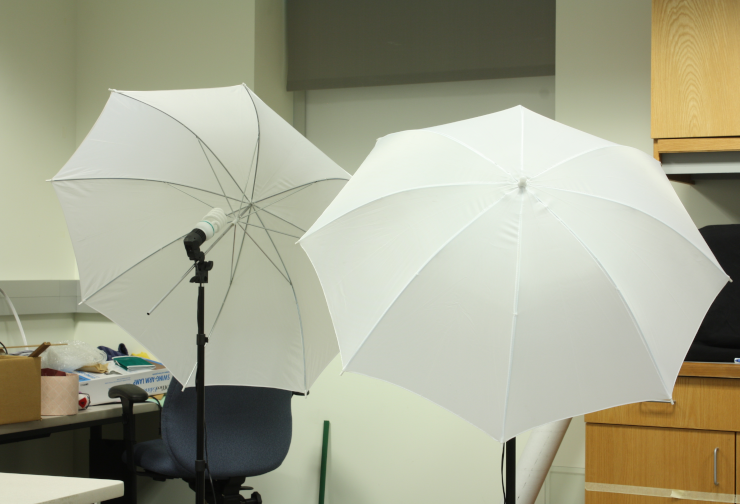
#> input picture umbrellaL.png, 740 x 504 px
$ python Disparity_Map.py
#> lines starting #> are read from the running program, lines starting #| are printed output that depends on the picture
import numpy as np
import cv2
import sys
from mpl_toolkits import mplot3d
from matplotlib import pyplot as plt

numDisparities = 64
blockSize = 5
edgesL = 0
edgesR = 0

# ================================================ #
def getDisparityMap(imL, imR, numDisparities, blockSize):
    stereo = cv2.StereoBM_create(numDisparities=numDisparities, blockSize=blockSize)

    disparity = stereo.compute(imL, imR)
    disparity = disparity - disparity.min() + 1  # Add 1 so we don't get a zero depth, later
    disparity = disparity.astype(np.float32) / 16.0  # Map is fixed point int with 4 fractional bits

    return disparity  # floating point image
# ================================================

baseline = 174.019
doffs = 114.291
focal = 5806.559

# ================================================ #
# [48 lines left out: functions plot, numD, blockS, not called in this run]

# ================================================ #
if __name__ == '__main__':

    # Load left image
    filename = 'umbrellaL.png'
    imgLa = cv2.imread(filename, flags=0)
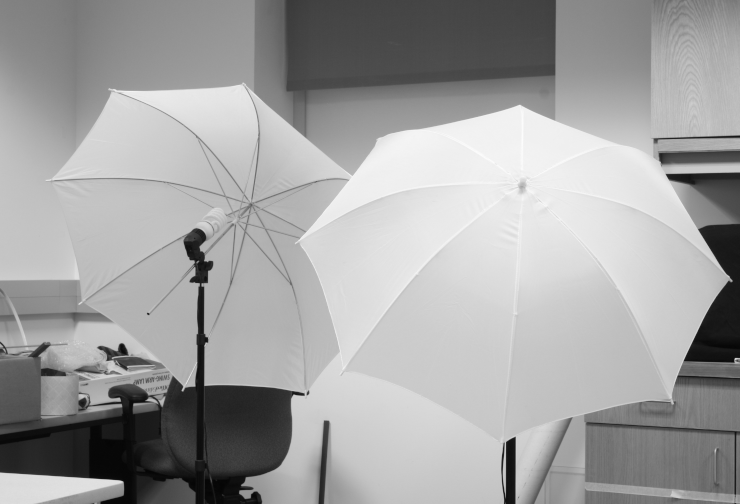
#> imgLa: shape (504, 740); min 5, max 252, mean 161.7
    imgL = cv2.resize(imgLa, (740, 505))
    img_blur = cv2.GaussianBlur(imgL, (3, 3), sigmaX=0, sigmaY=0)
    edgesL = cv2.Canny(image=img_blur, threshold1=50, threshold2=120)
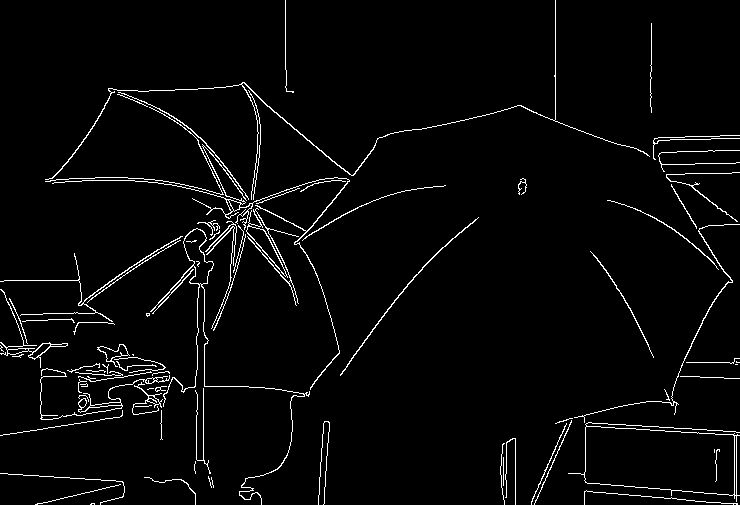
#> edgesL: shape (505, 740); 3.1% white in thin lines or dots

    if imgL is None:
        print('\nError: failed to open {}.\n'.format(filename))
        sys.exit()

    # Load right image
    filename = 'umbrellaR.png'
    imgRa = cv2.imread(filename, flags=0)
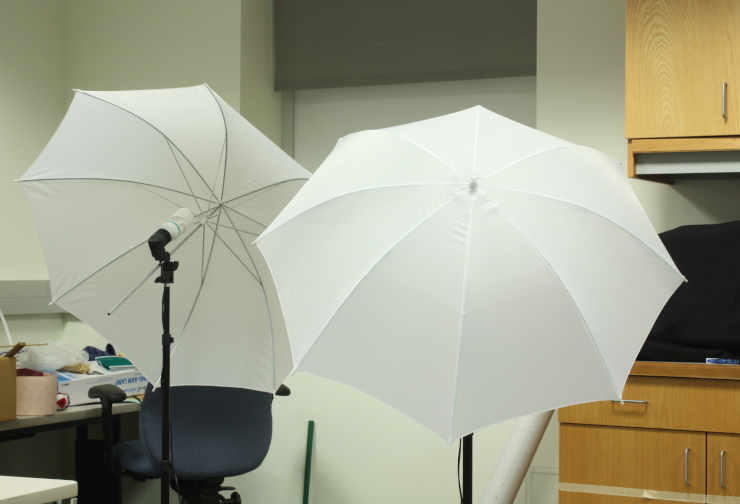
#> input picture umbrellaR.png, 740 x 504 px
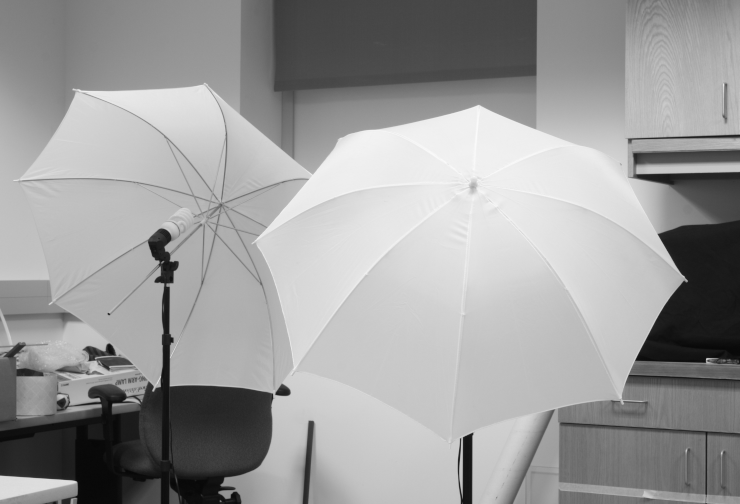
#> imgRa: shape (504, 740); min 7, max 250, mean 155.8
    imgR = cv2.resize(imgRa, (740, 505))
    img_blur = cv2.GaussianBlur(imgR, (3, 3), sigmaX=0, sigmaY=0)
    edgesR = cv2.Canny(image=img_blur, threshold1=50, threshold2=125)
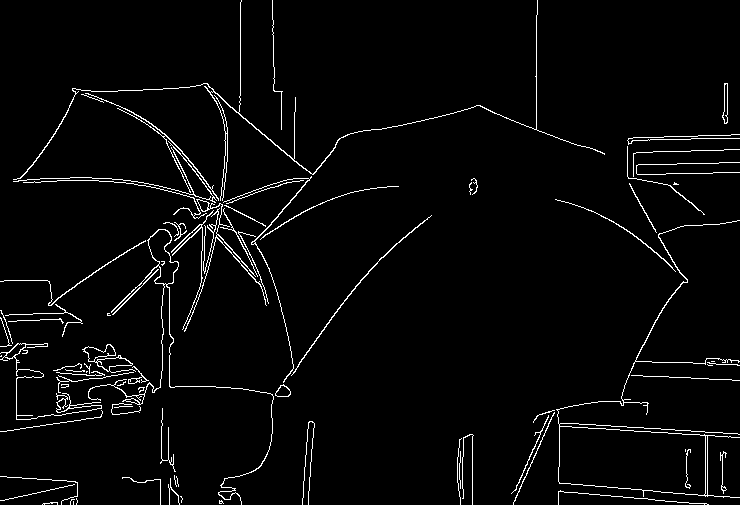
#> edgesR: shape (505, 740); 3.1% white in thin lines or dots

    if imgR is None:
        print('\nError: failed to open {}.\n'.format(filename))
        sys.exit()

    cv2.namedWindow('Disparity A', cv2.WINDOW_NORMAL)
    cv2.imshow('Disparity A', imgL)

    cv2.namedWindow('Disparity B', cv2.WINDOW_NORMAL)
    cv2.imshow('Disparity B', imgR)

    # Create a window to display the image in
    cv2.namedWindow('Disparity', cv2.WINDOW_NORMAL)

    # Create TrackBar
    cv2.createTrackbar('numDisparities', 'Disparity', 0, 40, numD)  # Create TrackBar
    cv2.createTrackbar('blockSize', 'Disparity', 0, 20, blockS)

    # Get disparity map
    disparity = getDisparityMap(edgesL, edgesR, 64, 5)
#> in getDisparityMap, `disparity = stereo.compute(imL, imR)`:
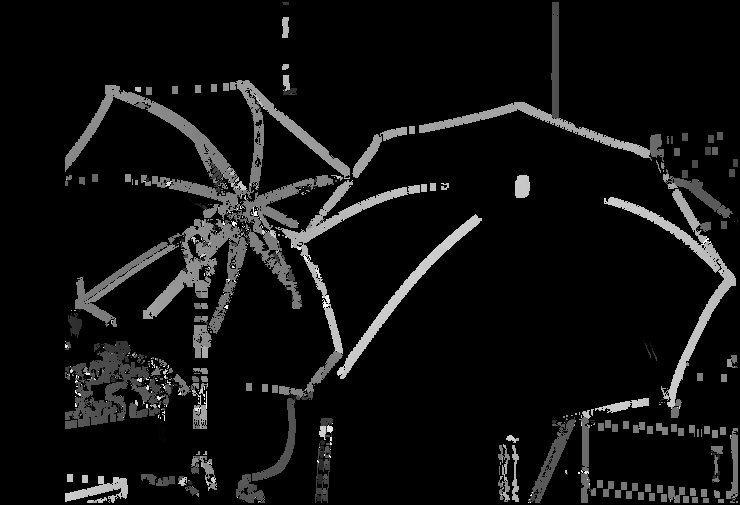
#> disparity: shape (505, 740) int16; min -16, max 1008, mean 51.2; drawn with min black and max white

    # Normalize for display
    disparityImg = np.interp(disparity, (disparity.min(), disparity.max()), (0.0, 1.0))

    # Show result
    cv2.imshow('Disparity', disparityImg)

    # Show 3D plot of the scene
    # plot(disparity, baseline, focal, doffs)

    # Wait for spacebar press or escape before closing,
    # otherwise the window will close without you seeing it
    while True:
        key = cv2.waitKey(1)
#> (key Esc is pressed here)
        if key == ord(' ') or key == 27:
            break
    cv2.destroyAllWindows()
